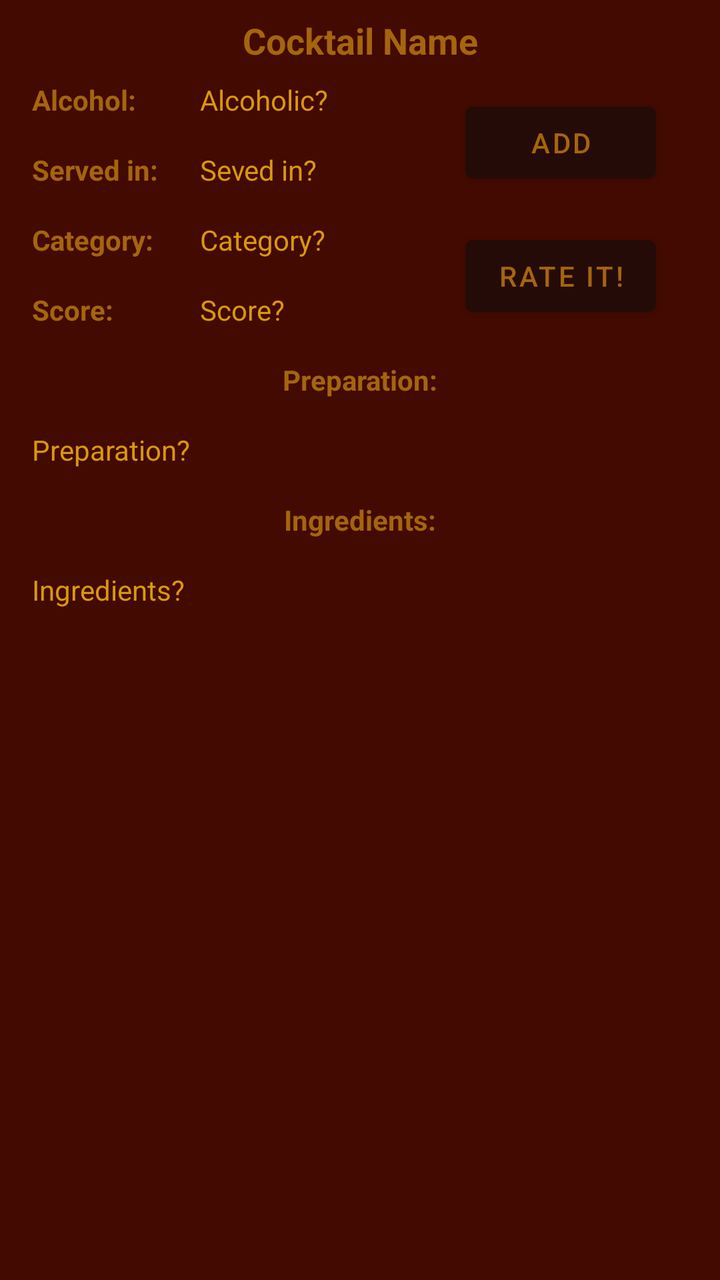
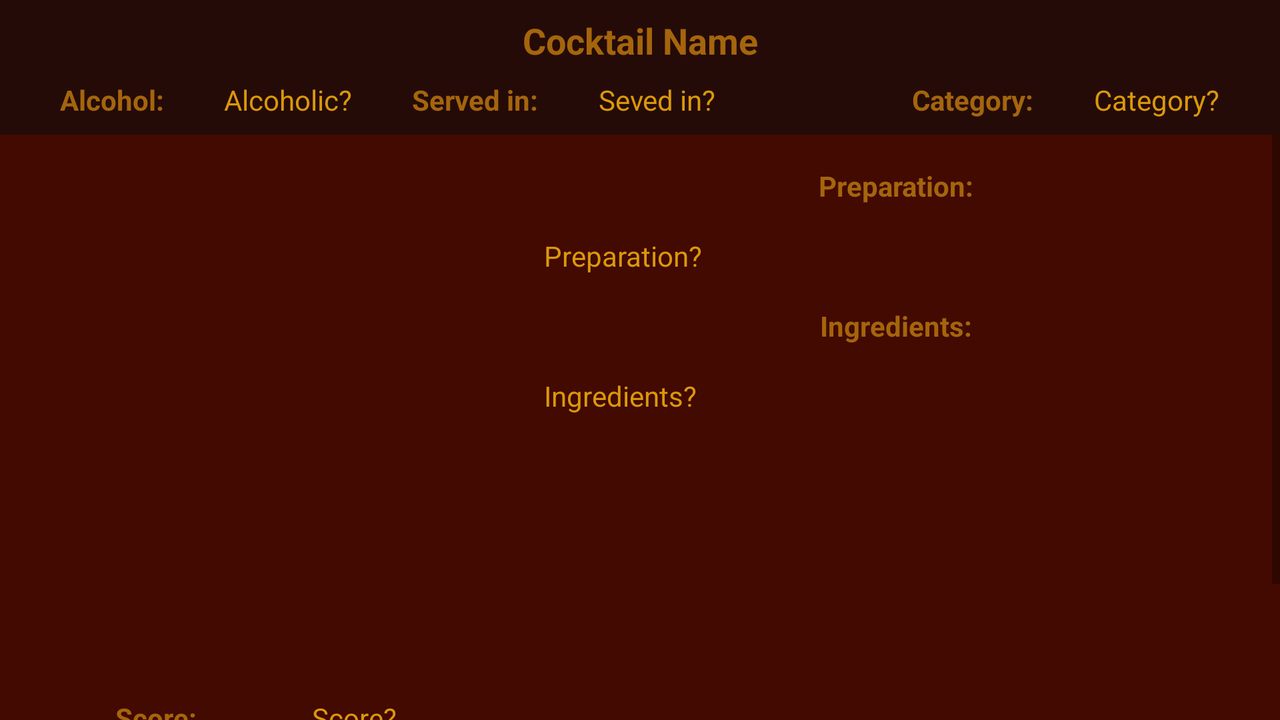

The same Android screen from two of the app's own layout files: first res/layout/ as a phone draws it, then the repository's variant for another configuration, drawn on a device whose configuration selects that folder. Both files follow.
<!-- AndroidManifest.xml: application theme Theme.MyCocktails -->
<!-- res/layout/activity_data.xml -->
<?xml version="1.0" encoding="utf-8"?>
<androidx.constraintlayout.widget.ConstraintLayout xmlns:android="http://schemas.android.com/apk/res/android"
    xmlns:app="http://schemas.android.com/apk/res-auto"
    xmlns:tools="http://schemas.android.com/tools"
    android:layout_width="match_parent"
    android:layout_height="match_parent"
    android:background="@color/MainA"
    android:theme="@style/Theme.MyCocktails"
    tools:context=".dataActivity.DataActivity">

    <ScrollView
        android:layout_width="match_parent"
        android:layout_height="match_parent">

        <LinearLayout
            android:layout_width="match_parent"
            android:layout_height="match_parent"
            android:orientation="vertical">

            <androidx.constraintlayout.widget.ConstraintLayout
                android:layout_width="match_parent"
                android:layout_height="match_parent">

                <Button
                    android:id="@+id/buttonAdd"
                    android:layout_width="0dp"
                    android:layout_height="wrap_content"
                    android:layout_marginTop="16dp"
                    android:text="ADD"
                    android:textColor="@color/MainC"
                    app:layout_constraintBottom_toBottomOf="@+id/textViewCocktailServedIn"
                    app:layout_constraintEnd_toEndOf="@+id/buttonRate"
                    app:layout_constraintStart_toStartOf="@+id/buttonRate"
                    app:layout_constraintTop_toBottomOf="@+id/textViewCocktailName" />

                <Button
                    android:id="@+id/buttonRate"
                    android:layout_width="wrap_content"
                    android:layout_height="wrap_content"
                    android:layout_marginEnd="32dp"
                    android:text="RATE IT!"
                    android:textColor="@color/MainC"
                    app:layout_constraintBottom_toTopOf="@+id/textView"
                    app:layout_constraintEnd_toEndOf="parent"
                    app:layout_constraintTop_toBottomOf="@+id/buttonAdd" />

                <TextView
                    android:id="@+id/textViewCocktailPreparation"
                    android:layout_width="0dp"
                    android:layout_height="wrap_content"
                    android:layout_marginStart="16dp"
                    android:layout_marginTop="16dp"
                    android:layout_marginEnd="16dp"
                    android:text="Preparation?"
                    android:textColor="@color/MainD"
                    app:layout_constraintEnd_toEndOf="parent"
                    app:layout_constraintStart_toStartOf="parent"
                    app:layout_constraintTop_toBottomOf="@+id/textView" />

                <TextView
                    android:id="@+id/textViewCocktailServedIn"
                    android:layout_width="wrap_content"
                    android:layout_height="wrap_content"
                    android:layout_marginTop="16dp"
                    android:text="Seved in?"
                    android:textColor="@color/MainD"
                    app:layout_constraintStart_toStartOf="@+id/textViewCocktailAlcohol"
                    app:layout_constraintTop_toBottomOf="@+id/textViewCocktailAlcohol" />

                <TextView
                    android:id="@+id/textViewCocktailCategory"
                    android:layout_width="wrap_content"
                    android:layout_height="wrap_content"
                    android:layout_marginTop="16dp"
                    android:text="Category?"
                    android:textColor="@color/MainD"
                    app:layout_constraintStart_toStartOf="@+id/textViewCocktailServedIn"
                    app:layout_constraintTop_toBottomOf="@+id/textViewCocktailServedIn" />

                <TextView
                    android:id="@+id/textView5"
                    android:layout_width="wrap_content"
                    android:layout_height="wrap_content"
                    android:layout_marginStart="16dp"
                    android:text="Alcohol:"
                    android:textColor="@color/MainC"
                    android:textStyle="bold"
                    app:layout_constraintBottom_toBottomOf="@+id/textViewCocktailAlcohol"
                    app:layout_constraintStart_toStartOf="parent"
                    app:layout_constraintTop_toTopOf="@+id/textViewCocktailAlcohol" />

                <ImageView
                    android:id="@+id/imageView"
                    android:layout_width="250dp"
                    android:layout_height="250dp"
                    android:layout_marginStart="16dp"
                    android:layout_marginTop="16dp"
                    android:layout_marginEnd="16dp"
                    android:layout_marginBottom="16dp"
                    app:layout_constraintBottom_toBottomOf="parent"
                    app:layout_constraintEnd_toEndOf="parent"
                    app:layout_constraintStart_toStartOf="parent"
                    app:layout_constraintTop_toBottomOf="@+id/textViewCocktailIngredients" />

                <TextView
                    android:id="@+id/textViewCocktailIngredients"
                    android:layout_width="0dp"
                    android:layout_height="wrap_content"
                    android:layout_marginStart="16dp"
                    android:layout_marginTop="16dp"
                    android:layout_marginEnd="16dp"
                    android:text="Ingredients?"
                    android:textColor="@color/MainD"
                    app:layout_constraintEnd_toEndOf="parent"
                    app:layout_constraintStart_toStartOf="parent"
                    app:layout_constraintTop_toBottomOf="@+id/textView16" />

                <TextView
                    android:id="@+id/textViewCocktailAlcohol"
                    android:layout_width="wrap_content"
                    android:layout_height="wrap_content"
                    android:layout_marginStart="32dp"
                    android:layout_marginTop="8dp"
                    android:text="Alcoholic?"
                    android:textColor="@color/MainD"
                    app:layout_constraintStart_toEndOf="@+id/textView5"
                    app:layout_constraintTop_toBottomOf="@+id/textViewCocktailName" />

                <TextView
                    android:id="@+id/textView7"
                    android:layout_width="wrap_content"
                    android:layout_height="wrap_content"
                    android:layout_marginStart="16dp"
                    android:text="Category:"
                    android:textColor="@color/MainC"
                    android:textStyle="bold"
                    app:layout_constraintBottom_toBottomOf="@+id/textViewCocktailCategory"
                    app:layout_constraintStart_toStartOf="parent"
                    app:layout_constraintTop_toTopOf="@+id/textViewCocktailCategory" />

                <TextView
                    android:id="@+id/textView8"
                    android:layout_width="wrap_content"
                    android:layout_height="wrap_content"
                    android:layout_marginStart="16dp"
                    android:text="Score:"
                    android:textColor="@color/MainC"
                    android:textStyle="bold"
                    app:layout_constraintBottom_toBottomOf="@+id/textViewCocktailScore"
                    app:layout_constraintStart_toStartOf="parent"
                    app:layout_constraintTop_toTopOf="@+id/textViewCocktailScore" />

                <TextView
                    android:id="@+id/textView16"
                    android:layout_width="wrap_content"
                    android:layout_height="wrap_content"
                    android:layout_marginTop="16dp"
                    android:text="Ingredients:"
                    android:textColor="@color/MainC"
                    android:textStyle="bold"
                    app:layout_constraintEnd_toEndOf="parent"
                    app:layout_constraintStart_toStartOf="parent"
                    app:layout_constraintTop_toBottomOf="@+id/textViewCocktailPreparation" />

                <TextView
                    android:id="@+id/textView6"
                    android:layout_width="wrap_content"
                    android:layout_height="wrap_content"
                    android:layout_marginStart="16dp"
                    android:text="Served in:"
                    android:textColor="@color/MainC"
                    android:textStyle="bold"
                    app:layout_constraintBottom_toBottomOf="@+id/textViewCocktailServedIn"
                    app:layout_constraintStart_toStartOf="parent"
                    app:layout_constraintTop_toTopOf="@+id/textViewCocktailServedIn" />

                <TextView
                    android:id="@+id/textView"
                    android:layout_width="wrap_content"
                    android:layout_height="wrap_content"
                    android:layout_marginTop="16dp"
                    android:text="Preparation:"
                    android:textColor="@color/MainC"
                    android:textStyle="bold"
                    app:layout_constraintEnd_toEndOf="parent"
                    app:layout_constraintStart_toStartOf="parent"
                    app:layout_constraintTop_toBottomOf="@+id/textViewCocktailScore" />

                <TextView
                    android:id="@+id/textViewCocktailName"
                    android:layout_width="wrap_content"
                    android:layout_height="wrap_content"
                    android:layout_marginTop="8dp"
                    android:text="Cocktail Name"
                    android:textColor="@color/MainC"
                    android:textSize="18sp"
                    android:textStyle="bold"
                    app:layout_constraintEnd_toEndOf="parent"
                    app:layout_constraintStart_toStartOf="parent"
                    app:layout_constraintTop_toTopOf="parent" />

                <TextView
                    android:id="@+id/textViewCocktailScore"
                    android:layout_width="wrap_content"
                    android:layout_height="wrap_content"
                    android:layout_marginTop="16dp"
                    android:text="Score?"
                    android:textColor="@color/MainD"
                    app:layout_constraintStart_toStartOf="@+id/textViewCocktailCategory"
                    app:layout_constraintTop_toBottomOf="@+id/textViewCocktailCategory" />
            </androidx.constraintlayout.widget.ConstraintLayout>
        </LinearLayout>
    </ScrollView>

</androidx.constraintlayout.widget.ConstraintLayout>
<!-- resources referenced by this layout -->
<resources>
  <color name="MainA">#420A01</color>
  <color name="MainC">#A4650D</color>
  <color name="MainD">#DA980B</color>
  <style name="Theme.MyCocktails" parent="Theme.MaterialComponents.DayNight.DarkActionBar">
          
          <item name="colorPrimary">@color/MainB</item>
          <item name="colorPrimaryVariant">@color/purple_700</item>
          <item name="colorOnPrimary">@color/MainA</item>
          
          <item name="colorSecondary">@color/MainB</item>
          <item name="colorSecondaryVariant">@color/teal_700</item>
          <item name="colorOnSecondary">@color/black</item>
          
          <item name="android:statusBarColor" tools:targetApi="l">@color/MainB</item>
          
          <item name="android:textColor">@color/MainD</item>
      </style>
  <color name="MainB">#250B07</color>
  <color name="purple_700">#FF3700B3</color>
  <color name="teal_700">#FF018786</color>
  <color name="black">#FF000000</color>
</resources>
<!-- res/layout-land/activity_data.xml (the repository's variant of the layout above) -->
<!-- drawn on the phone turned sideways -->
<?xml version="1.0" encoding="utf-8"?>
<androidx.constraintlayout.widget.ConstraintLayout xmlns:android="http://schemas.android.com/apk/res/android"
    xmlns:app="http://schemas.android.com/apk/res-auto"
    xmlns:tools="http://schemas.android.com/tools"
    android:layout_width="match_parent"
    android:layout_height="match_parent"
    android:background="@color/MainB"
    android:theme="@style/Theme.MyCocktails"
    app:layout_constraintGuide_percent="0.4"
    tools:context=".dataActivity.DataActivity">

    <TextView
        android:id="@+id/textView6"
        android:layout_width="wrap_content"
        android:layout_height="wrap_content"
        android:layout_marginTop="8dp"
        android:text="Served in:"
        android:textColor="@color/MainC"
        android:textStyle="bold"
        app:layout_constraintEnd_toStartOf="@+id/textViewCocktailServedIn"
        app:layout_constraintHorizontal_bias="0.5"
        app:layout_constraintStart_toEndOf="@+id/textViewCocktailAlcohol"
        app:layout_constraintTop_toBottomOf="@+id/textViewCocktailName" />

    <TextView
        android:id="@+id/textViewCocktailServedIn"
        android:layout_width="wrap_content"
        android:layout_height="wrap_content"
        android:layout_marginTop="8dp"
        android:text="Seved in?"
        android:textColor="@color/MainD"
        app:layout_constraintEnd_toStartOf="@+id/textView7"
        app:layout_constraintHorizontal_bias="0.5"
        app:layout_constraintStart_toEndOf="@+id/textView6"
        app:layout_constraintTop_toBottomOf="@+id/textViewCocktailName" />

    <TextView
        android:id="@+id/textViewCocktailCategory"
        android:layout_width="wrap_content"
        android:layout_height="wrap_content"
        android:layout_marginTop="8dp"
        android:text="Category?"
        android:textColor="@color/MainD"
        app:layout_constraintEnd_toEndOf="parent"
        app:layout_constraintHorizontal_bias="0.5"
        app:layout_constraintStart_toEndOf="@+id/textView7"
        app:layout_constraintTop_toBottomOf="@+id/textViewCocktailName" />

    <TextView
        android:id="@+id/textView5"
        android:layout_width="wrap_content"
        android:layout_height="wrap_content"
        android:layout_marginTop="8dp"
        android:text="Alcohol:"
        android:textColor="@color/MainC"
        android:textStyle="bold"
        app:layout_constraintEnd_toStartOf="@+id/textViewCocktailAlcohol"
        app:layout_constraintHorizontal_bias="0.53"
        app:layout_constraintStart_toStartOf="parent"
        app:layout_constraintTop_toBottomOf="@+id/textViewCocktailName" />

    <TextView
        android:id="@+id/textViewCocktailAlcohol"
        android:layout_width="wrap_content"
        android:layout_height="wrap_content"
        android:layout_marginTop="8dp"
        android:text="Alcoholic?"
        android:textColor="@color/MainD"
        app:layout_constraintEnd_toStartOf="@+id/textView6"
        app:layout_constraintHorizontal_bias="0.5"
        app:layout_constraintStart_toEndOf="@+id/textView5"
        app:layout_constraintTop_toBottomOf="@+id/textViewCocktailName" />

    <TextView
        android:id="@+id/textView7"
        android:layout_width="wrap_content"
        android:layout_height="wrap_content"
        android:layout_marginStart="68dp"
        android:layout_marginTop="8dp"
        android:text="Category:"
        android:textColor="@color/MainC"
        android:textStyle="bold"
        app:layout_constraintEnd_toStartOf="@+id/textViewCocktailCategory"
        app:layout_constraintHorizontal_bias="0.5"
        app:layout_constraintStart_toEndOf="@+id/textViewCocktailServedIn"
        app:layout_constraintTop_toBottomOf="@+id/textViewCocktailName" />

    <TextView
        android:id="@+id/textViewCocktailName"
        android:layout_width="wrap_content"
        android:layout_height="wrap_content"
        android:layout_marginTop="8dp"
        android:text="Cocktail Name"
        android:textColor="@color/MainC"
        android:textSize="18sp"
        android:textStyle="bold"
        app:layout_constraintEnd_toEndOf="parent"
        app:layout_constraintStart_toStartOf="parent"
        app:layout_constraintTop_toTopOf="parent" />

    <ScrollView
        android:id="@+id/scrollView3"
        android:layout_width="0dp"
        android:layout_height="0dp"
        android:layout_marginTop="8dp"
        android:background="@color/MainA"
        app:layout_constraintBottom_toBottomOf="parent"
        app:layout_constraintEnd_toEndOf="parent"
        app:layout_constraintStart_toStartOf="parent"
        app:layout_constraintTop_toBottomOf="@+id/textView5">

        <LinearLayout
            android:layout_width="match_parent"
            android:layout_height="match_parent"
            android:orientation="vertical">

            <androidx.constraintlayout.widget.ConstraintLayout
                android:layout_width="match_parent"
                android:layout_height="match_parent">

                <androidx.constraintlayout.widget.Guideline
                    android:id="@+id/guideline2"
                    android:layout_width="wrap_content"
                    android:layout_height="wrap_content"
                    android:orientation="vertical"
                    app:layout_constraintGuide_percent="0.4" />

                <ImageView
                    android:id="@+id/imageView"
                    android:layout_width="250dp"
                    android:layout_height="250dp"
                    android:layout_marginTop="16dp"
                    app:layout_constraintEnd_toStartOf="@+id/guideline2"
                    app:layout_constraintStart_toStartOf="parent"
                    app:layout_constraintTop_toTopOf="parent" />

                <TextView
                    android:id="@+id/textView8"
                    android:layout_width="wrap_content"
                    android:layout_height="wrap_content"
                    android:layout_marginTop="16dp"
                    android:text="Score:"
                    android:textColor="@color/MainC"
                    android:textStyle="bold"
                    app:layout_constraintEnd_toStartOf="@+id/textViewCocktailScore"
                    app:layout_constraintHorizontal_bias="0.5"
                    app:layout_constraintStart_toStartOf="parent"
                    app:layout_constraintTop_toBottomOf="@+id/imageView" />

                <TextView
                    android:id="@+id/textViewCocktailScore"
                    android:layout_width="wrap_content"
                    android:layout_height="wrap_content"
                    android:text="Score?"
                    android:textColor="@color/MainD"
                    app:layout_constraintBottom_toBottomOf="@+id/textView8"
                    app:layout_constraintEnd_toEndOf="parent"
                    app:layout_constraintEnd_toStartOf="@+id/guideline2"
                    app:layout_constraintHorizontal_bias="0.5"
                    app:layout_constraintStart_toEndOf="@+id/textView8"
                    app:layout_constraintTop_toTopOf="@+id/textView8" />

                <Button
                    android:id="@+id/buttonAdd"
                    android:layout_width="wrap_content"
                    android:layout_height="wrap_content"
                    android:layout_marginTop="16dp"
                    android:layout_marginBottom="16dp"
                    android:text="ADD"
                    android:textColor="@color/MainC"
                    app:layout_constraintBottom_toBottomOf="parent"
                    app:layout_constraintEnd_toStartOf="@+id/buttonRate"
                    app:layout_constraintHorizontal_bias="0.5"
                    app:layout_constraintStart_toStartOf="parent"
                    app:layout_constraintTop_toBottomOf="@+id/textView8" />

                <Button
                    android:id="@+id/buttonRate"
                    android:layout_width="wrap_content"
                    android:layout_height="wrap_content"
                    android:text="RATE IT!"
                    android:textColor="@color/MainC"
                    app:layout_constraintBottom_toBottomOf="@+id/buttonAdd"
                    app:layout_constraintEnd_toStartOf="@+id/guideline2"
                    app:layout_constraintHorizontal_bias="0.5"
                    app:layout_constraintStart_toEndOf="@+id/buttonAdd"
                    app:layout_constraintTop_toTopOf="@+id/buttonAdd" />

                <TextView
                    android:id="@+id/textViewCocktailPreparation"
                    android:layout_width="0dp"
                    android:layout_height="wrap_content"
                    android:layout_marginStart="16dp"
                    android:layout_marginTop="16dp"
                    android:layout_marginEnd="16dp"
                    android:text="Preparation?"
                    android:textColor="@color/MainD"
                    app:layout_constraintEnd_toEndOf="parent"
                    app:layout_constraintStart_toStartOf="@+id/guideline2"
                    app:layout_constraintTop_toBottomOf="@+id/textView" />

                <TextView
                    android:id="@+id/textViewCocktailIngredients"
                    android:layout_width="0dp"
                    android:layout_height="wrap_content"
                    android:layout_marginStart="16dp"
                    android:layout_marginTop="16dp"
                    android:layout_marginEnd="16dp"
                    android:text="Ingredients?"
                    android:textColor="@color/MainD"
                    app:layout_constraintEnd_toEndOf="parent"
                    app:layout_constraintStart_toStartOf="@+id/guideline2"
                    app:layout_constraintTop_toBottomOf="@+id/textView16" />

                <TextView
                    android:id="@+id/textView16"
                    android:layout_width="wrap_content"
                    android:layout_height="wrap_content"
                    android:layout_marginTop="16dp"
                    android:text="Ingredients:"
                    android:textColor="@color/MainC"
                    android:textStyle="bold"
                    app:layout_constraintEnd_toEndOf="parent"
                    app:layout_constraintStart_toStartOf="@+id/guideline2"
                    app:layout_constraintTop_toBottomOf="@+id/textViewCocktailPreparation" />

                <TextView
                    android:id="@+id/textView"
                    android:layout_width="wrap_content"
                    android:layout_height="wrap_content"
                    android:layout_marginTop="16dp"
                    android:text="Preparation:"
                    android:textColor="@color/MainC"
                    android:textStyle="bold"
                    app:layout_constraintEnd_toEndOf="parent"
                    app:layout_constraintStart_toStartOf="@+id/guideline2"
                    app:layout_constraintTop_toTopOf="parent" />

            </androidx.constraintlayout.widget.ConstraintLayout>
        </LinearLayout>
    </ScrollView>

</androidx.constraintlayout.widget.ConstraintLayout>
<!-- resources referenced by the variant -->
<!-- as the phone turned sideways resolves them -->
<resources>
  <color name="MainA">#420A01</color>
  <color name="MainB">#250B07</color>
  <color name="MainC">#A4650D</color>
  <color name="MainD">#DA980B</color>
  <style name="Theme.MyCocktails" parent="Theme.MaterialComponents.DayNight.DarkActionBar">
          
          <item name="colorPrimary">@color/MainB</item>
          <item name="colorPrimaryVariant">@color/purple_700</item>
          <item name="colorOnPrimary">@color/MainA</item>
          
          <item name="colorSecondary">@color/MainB</item>
          <item name="colorSecondaryVariant">@color/teal_700</item>
          <item name="colorOnSecondary">@color/black</item>
          
          <item name="android:statusBarColor" tools:targetApi="l">@color/MainB</item>
          
          <item name="android:textColor">@color/MainD</item>
      </style>
  <color name="purple_700">#FF3700B3</color>
  <color name="teal_700">#FF018786</color>
  <color name="black">#FF000000</color>
</resources>
